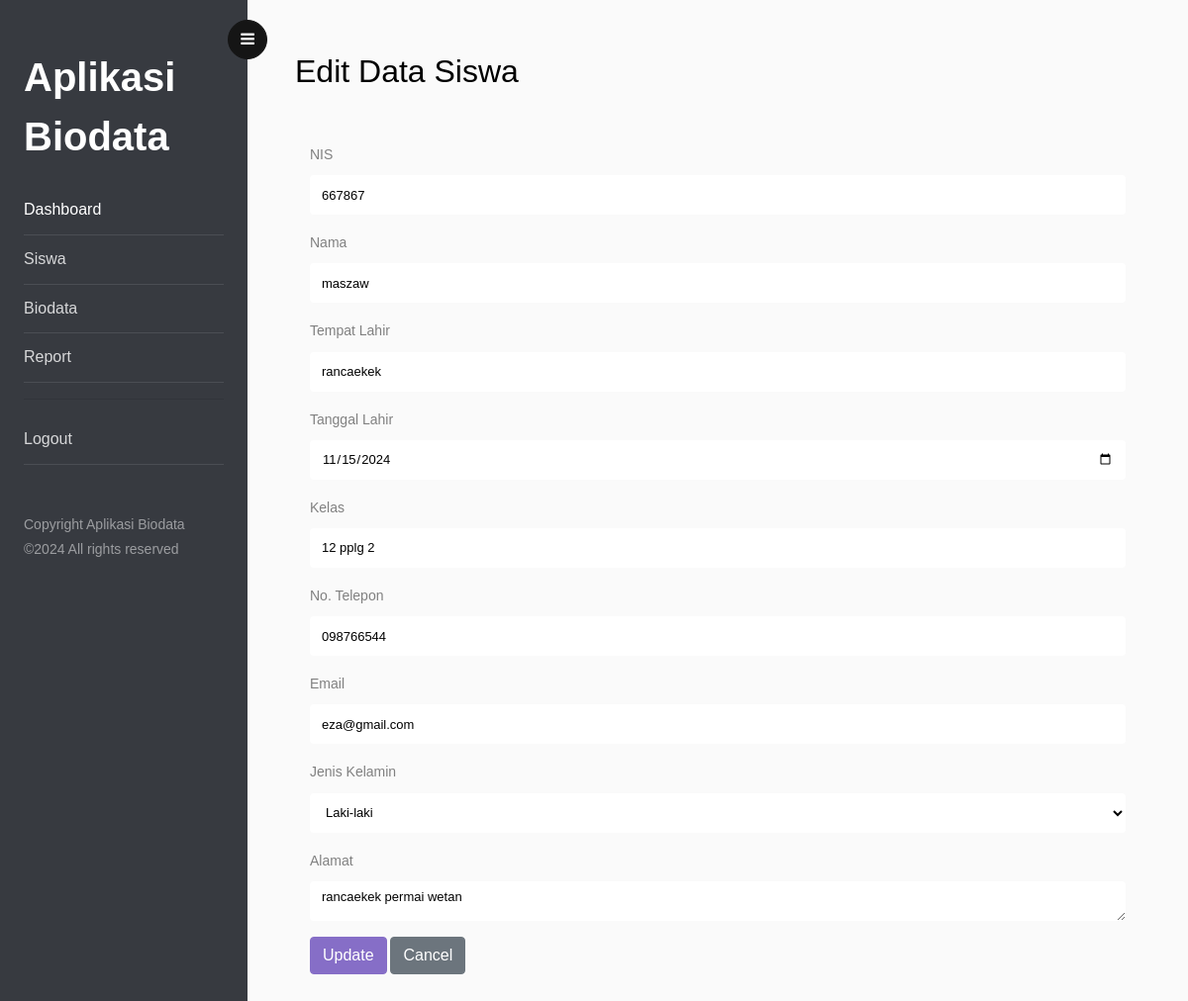
Page /edit_siswa.php?id_siswa=2 (signed in) on the committed database.
### tables this page shows
CREATE TABLE `siswa` (
  `id_siswa` int NOT NULL AUTO_INCREMENT,
  `NIS` int DEFAULT NULL,
  `nama` varchar(100) DEFAULT NULL,
  `kelas` varchar(100) DEFAULT NULL,
  `no_telp` varchar(100) DEFAULT NULL,
  `email` varchar(100) DEFAULT NULL,
  `jenis_kelamin` enum('laki-laki','perempuan') DEFAULT NULL COMMENT '''laki-laki'', ''perempuan''',
  `alamat` text,
  `foto` varchar(100) DEFAULT NULL,
  `tempat_lahir` varchar(100) DEFAULT NULL,
  `tanggal_lahir` date DEFAULT NULL,
  PRIMARY KEY (`id_siswa`)
);

### edit_siswa.php (the view, shortened to what this page needs)
<?php
include "koneksi.php";
$id_siswa = $_GET['id_siswa'];
$query = "SELECT * FROM siswa WHERE id_siswa='$id_siswa'";
$result = mysqli_query($koneksi, $query);
$row = mysqli_fetch_assoc($result);
?>
<!doctype html>
<html lang="en">
<head>
    <link rel="stylesheet" href="https://stackpath.bootstrapcdn.com/font-awesome/4.7.0/css/font-awesome.min.css">
    <link rel="stylesheet" href="css/style.css">
</head>
<body>
    <div class="wrapper d-flex align-items-stretch">
        <?php include "sidebar.php"; ?>
        <div id="content" class="p-4 p-md-5 pt-5">
            <h2 class="mb-4">Edit Data Siswa</h2>
            <div class="container mt-5 mb-3">
                <form method="POST">
                    <div class="form-group mb-3">
                        <label>NIS</label>
                        <input type="text" name="NIS" class="form-control" value="<?php echo htmlspecialchars($row['NIS']); ?>" required>
                    </div>
                    <div class="form-group mb-3">
                        <label>Nama</label>
                        <input type="text" name="nama" class="form-control" value="<?php echo htmlspecialchars($row['nama']); ?>" required>
                    </div>
                    <div class="form-group mb-3">
                        <label>Tempat Lahir</label>
                        <input type="text" name="tempat_lahir" class="form-control" value="<?php echo htmlspecialchars($row['tempat_lahir']); ?>" required>
                    </div>
                    <div class="form-group mb-3">
                        <label>Tanggal Lahir</label>
                        <input type="date" name="tanggal_lahir" class="form-control" value="<?php echo htmlspecialchars($row['tanggal_lahir']); ?>" required>
                    </div>
                    <div class="form-group mb-3">
                        <label>Kelas</label>
                        <input type="text" name="kelas" class="form-control" value="<?php echo htmlspecialchars($row['kelas']); ?>" required>
                    </div>
                    <div class="form-group mb-3">
                        <label>No. Telepon</label>
                        <input type="text" name="no_telp" class="form-control" value="<?php echo htmlspecialchars($row['no_telp']); ?>" required>
                    </div>
                    <div class="form-group mb-3">
                        <label>Email</label>
                        <input type="email" name="email" class="form-control" value="<?php echo htmlspecialchars($row['email']); ?>" required>
                    </div>
                    <div class="form-group mb-3">
                        <label>Jenis Kelamin</label>
                        <select name="jenis_kelamin" class="form-control" required>
                            <option value="Laki-laki" <?php if($row['jenis_kelamin'] == 'Laki-laki') echo 'selected'; ?>>Laki-laki</option>
                        </select>
                    </div>
                    <div class="form-group mb-3">
                        <label>Alamat</label>
                        <textarea name="alamat" class="form-control" required><?php echo htmlspecialchars($row['alamat']); ?></textarea>
                    </div>
                    <button type="submit" class="btn btn-primary">Update</button>
                    <a href="siswa.php" class="btn btn-secondary">Cancel</a>
                </form>
            </div>
        </div>
    </div>
</body>
</html>

### rows in the picture
siswa: NIS "667867", nama "maszaw", tempat_lahir "rancaekek", tanggal_lahir "11/15/2024", kelas "12 pplg 2", no_telp "098766544", email "eza@gmail.com", alamat "rancaekek permai wetan"
